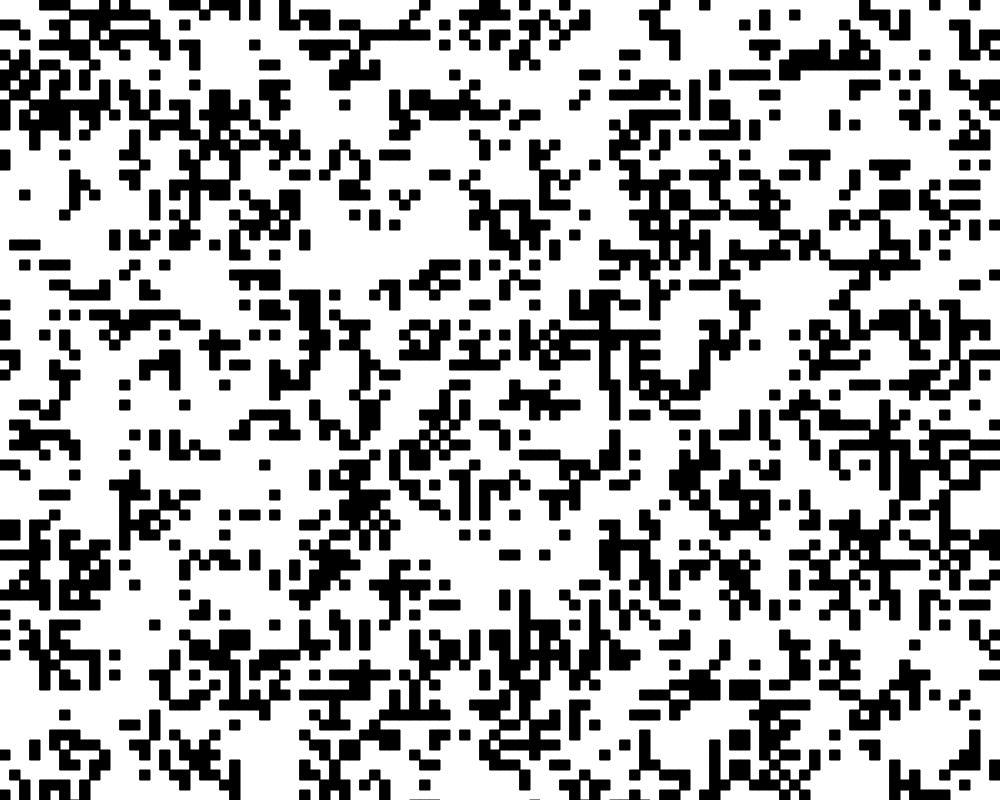
Frame 1 (no input)
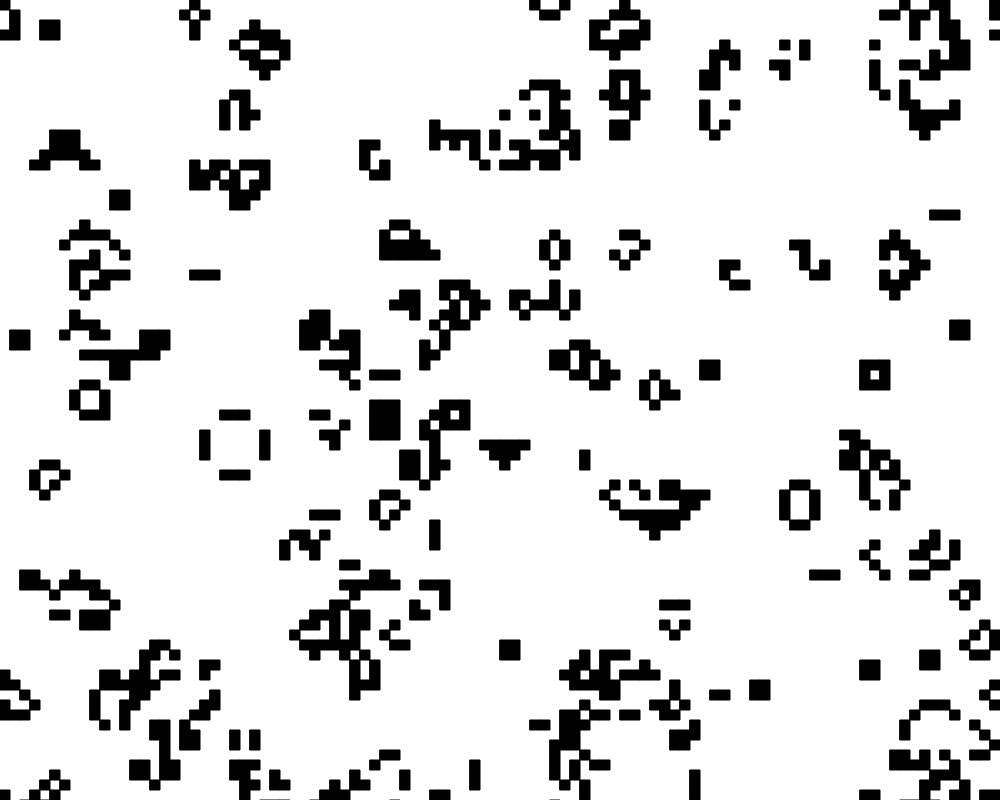
Frame 60 (no input)
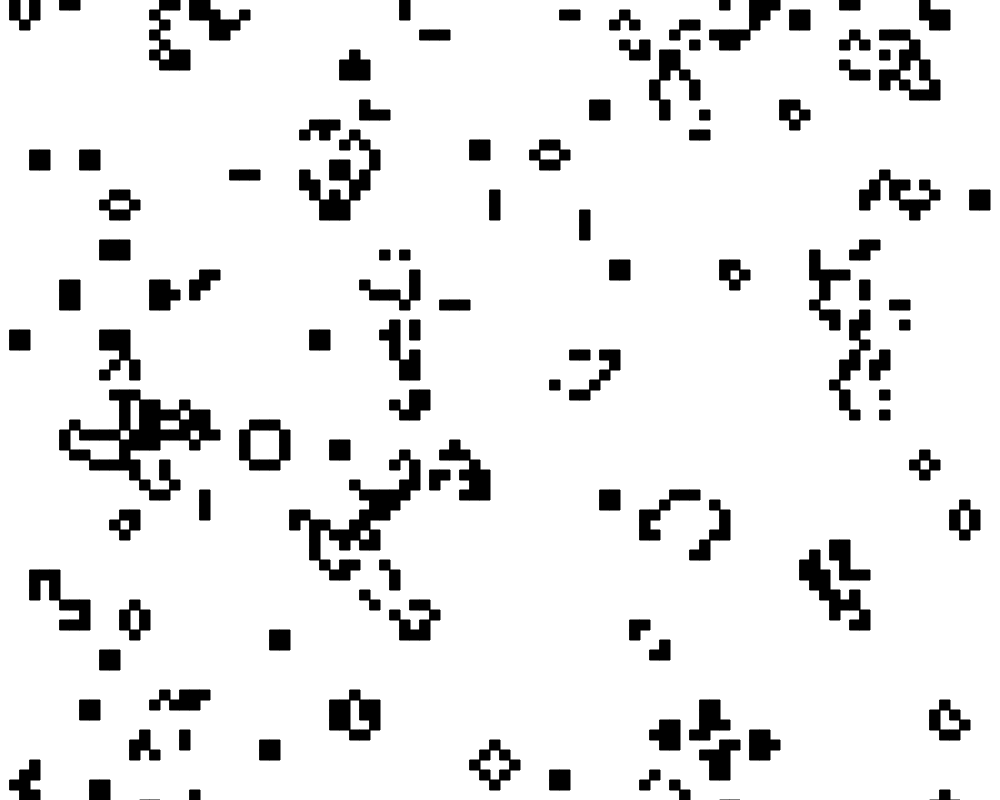
Frame 120 (the mouse pressed at the canvas centre since frame 60)

The p5.js sketch that drew these frames (run headless with seeded random() and noise() and a simulated clock; from frame 60 on, the mouse is pressed at the canvas centre):

// p5.js sketch
// ── sketch.js
/**
 *  The private key to access the
 *  amount of columns
 * 
 *  @var  int
 */
const colsKey = Symbol();

/**
 *  The private key to access the
 *  amount of rows
 * 
 *  @var  int
 */
const rowsKey = Symbol();

/**
 *  The Game of Life
 * 
 *  @author  Tycho Atsma  <tycho.atsma@gmail.com>
 *  @file    sketch.js
 */
class GameOfLife {

    /**
     *  The constructor
     * 
     *  @param  int  the amount of columns
     *  @param  int  the amount of rows
     *  @param  int  the size of an entity
     */
    constructor (cols, rows, entitySize) {
        
        /**
         *  The active grid
         * 
         *  @var  Map
         */
        this.grid = new Map();

        /**
         *  The current state of processing
         * 
         *  @var  boolean
         */
        this.state = false;

        /**
         *  The configuration
         *  
         *  @var  Map
         */
        this.config = new Map();

        /**
         *  The amount of columns
         *  
         *  @var  int
         */
        this.config.set(colsKey, cols);

        /**
         *  The amount of rows
         * 
         *  @var  int
         */
        this.config.set(rowsKey, rows);
         
        /**
         *  The size of an entity
         * 
         *  @var  int
         */
        this.config.set('resolution', entitySize);
    };

    /**
     *  Get a coordinates state
     * 
     *  @param   int  x coordinate
     *  @param   int  y coordinate
     *  @return  int
     */
    getState (x, y) {
        
        // get the state
        return this.grid.get([x, y]);
    };

    /**
     *  Set a coordinates state
     * 
     *  @param  int  x coordinate
     *  @param  int  y coordinate
     *  @param  int  the new state
     */
    setState (x, y, state) {

        // set the new state
        this.grid.set([x, y], state);
    };

    /**
     *  Randomize the grid's data point states.
     */
    randomize () {

        // loop for the x coordinates
        for (let x = 0; x < this.config.get(colsKey); ++x) {

            // loop over the y coordinates
            for (let y = 0; y < this.config.get(rowsKey); ++y) {

                // assign a random 0 or 1
                this.grid.set((x + y * this.config.get(colsKey)), Math.round(Math.random()));
            }
        }
    };

    /**
     *  Method to count the neighbours of a data point
     *  
     *  @param   int  the x coordinate
     *  @param   int  the y coordinate
     *  @return  int
     */
    countNeighbours (x, y) {

        // the total sum of living neighbours
        let alive = 0;

        // loop over the x neighbours
        for (let i = -1; i < 2; ++i) {

            // loop over the y neighbours
            for (let j = -1; j < 2; ++j) {

                // calculate the x coordinate
                let xPos = (x + i + this.config.get(colsKey)) % this.config.get(colsKey);

                // calculate the y pos
                let yPos = (y + j + this.config.get(rowsKey)) % this.config.get(rowsKey);

                // count lives
                alive += this.grid.get((xPos + yPos * this.config.get(colsKey)));
            } 
        }

        // exclude ourselves
        alive -= this.grid.get((x + y * this.config.get(colsKey)));

        // return the sum
        return alive;
    };

    /**
     *  Evolve the current grid to the next generation
     * 
     *  @return  Map
     */
    evolve () {

        // make a new map
        let next = new Map();

        // loop over the x coordinates
        for (let x = 0; x < this.config.get(colsKey); ++x) {

            // loop over the y coordinates
            for (let y = 0; y < this.config.get(rowsKey); ++y) {

                // get the index
                let index = (x + y * this.config.get(colsKey));

                // get the old state
                let state = this.grid.get(index);

                // count the neighbours
                let neighbours = this.countNeighbours(x, y);

                 // are we dealing with a living being?
                if (state == 1 && (neighbours < 2 || neighbours > 3)) next.set(index, 0);
                
                // are we dealing with a dead being?
                else if (state == 0 && neighbours == 3) next.set(index, 1);
        
                // normal state
                else next.set(index, state);
            }
        }

        // save the new grid
        this.grid = next;

        // return the grid
        return next;
    }

    /**
     *  Draw the current grid
     */
    draw () {

        // loop over the x coordinates
        for (let x = 0; x < this.config.get(colsKey); ++x) {

            // loop over the y coordinates
            for (let y = 0; y < this.config.get(rowsKey); ++y) {

                // get the current index
                let index = (x + y * this.config.get(colsKey));

                // get the current state
                let state = this.grid.get(index);

                // do we have a living being?
                if (state === 1) {

                    // fill black
                    fill(0);

                    // get the resolution
                    let resolution = this.config.get('resolution');

                    // prepare the x coordinate
                    let xPos = (x * resolution);
                    
                    // prepare the y coordinate
                    let yPos = (y * resolution);

                    // draw a rect
                    rect(xPos, yPos, resolution, resolution);
                }
            }
        }
    }
}

/**
 *  A new game of life
 * 
 *  @var  GameOfLife
 */
let game;

/**
 *  Setup
 */
function setup() {

    // create a new canvas
    createCanvas(1000, 800);

    // determine the amount of columns
    let resolution = 10;
    let cols = (width / resolution);
    let rows = (width / resolution);

    // create a new game
    game = new GameOfLife(cols, rows, resolution);

    // randomize
    game.randomize();
}

/**
 *  Draw
 */
function draw() {

    // blank background
    background(255);

    // evolve to the next generation
    game.evolve();

    // draw a new game
    game.draw();
}
